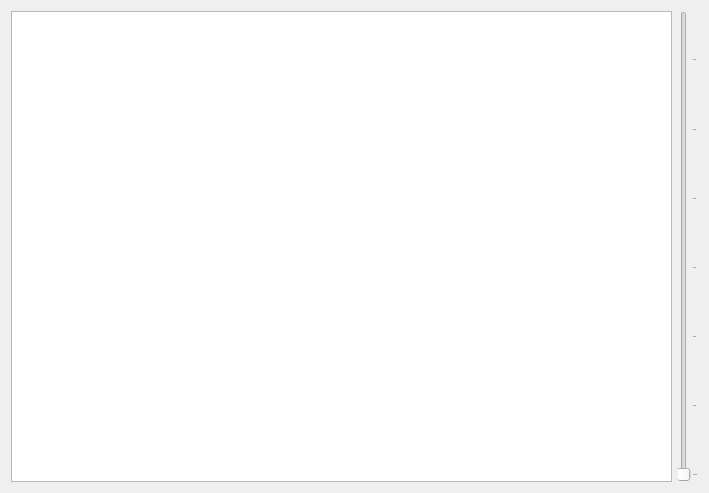
<?xml version="1.0" encoding="UTF-8"?>
<ui version="4.0">
 <class>Form</class>
 <widget class="QWidget" name="Form">
  <property name="geometry">
   <rect>
    <x>0</x>
    <y>0</y>
    <width>709</width>
    <height>493</height>
   </rect>
  </property>
  <property name="windowTitle">
   <string>Form</string>
  </property>
  <layout class="QHBoxLayout" name="horizontalLayout">
   <item>
    <widget class="QGraphicsView" name="graphicsView"/>
   </item>
   <item>
    <widget class="QSlider" name="verticalSlider">
     <property name="orientation">
      <enum>Qt::Vertical</enum>
     </property>
     <property name="tickPosition">
      <enum>QSlider::TicksBelow</enum>
     </property>
     <property name="tickInterval">
      <number>15</number>
     </property>
    </widget>
   </item>
  </layout>
 </widget>
 <resources/>
 <connections/>
</ui>
